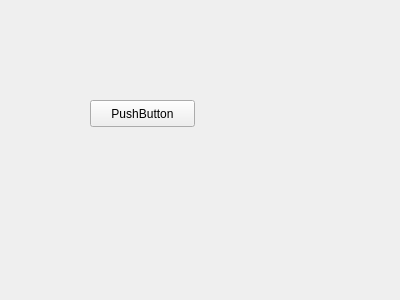
<?xml version="1.0" encoding="UTF-8"?>
<ui version="4.0">
 <class>Form</class>
 <widget class="QWidget" name="Form">
  <property name="geometry">
   <rect>
    <x>0</x>
    <y>0</y>
    <width>400</width>
    <height>300</height>
   </rect>
  </property>
  <property name="windowTitle">
   <string>Form</string>
  </property>
  <widget class="QPushButton" name="pushButton">
   <property name="geometry">
    <rect>
     <x>90</x>
     <y>100</y>
     <width>105</width>
     <height>27</height>
    </rect>
   </property>
   <property name="text">
    <string>PushButton</string>
   </property>
  </widget>
 </widget>
 <resources/>
 <connections/>
</ui>
